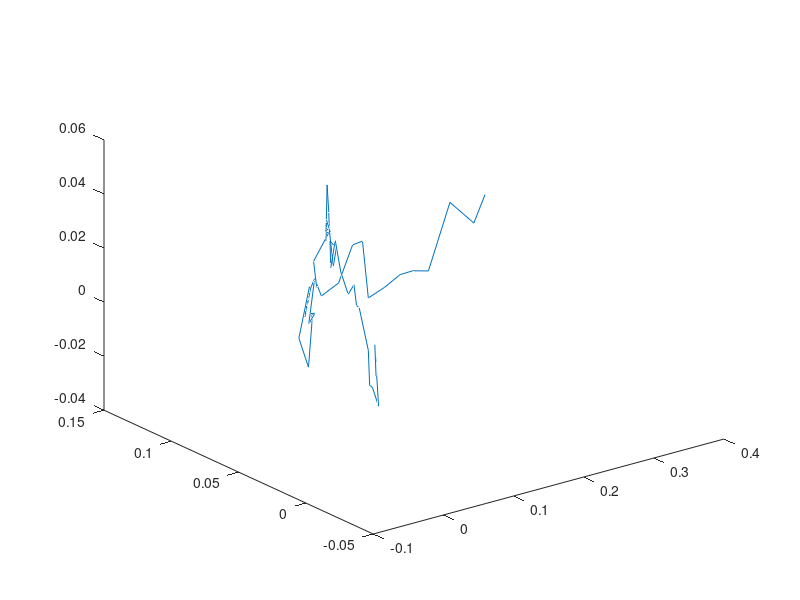

Here is the MATLAB script that generated this plot:
clear all;close all;clc;

data = load('armdata.txt');

sz = size(data);
num = sz(1,1);


for i=1:num
    gx(i) = data(i,1);gy(i) = data(i,2);gz(i) = data(i,3);
    ax(i) = data(i,4);ay(i) = data(i,5);az(i) = data(i,6);
    mx(i) = data(i,7);my(i) = data(i,8);mz(i) = data(i,9);
    roll(i) = data(i,10);pitch(i) = data(i,11);yaw(i) = data(i,12);
    ned_x(i) = data(i,13);ned_y(i) = data(i,14);ned_z(i) = data(i,15);
    ned_u(i) = data(i,16);ned_v(i) = data(i,17);ned_w(i) = data(i,18);
    gps_heading(i) = data(i,19);
    gganum(i) = data(i,22);
    vtgnum(i) = data(i,23);
    headingnum(i) = data(i,24);
end


for i=2:num
    if abs(gx(i)-gx(i-1))>3
        gx(i) = gx(i-1);
    end
    if abs(gy(i)-gy(i-1))>5
        gy(i) = gy(i-1);
    end
    if abs(gz(i)-gz(i-1))>5
        gx(i) = gx(i-1);
    end
    if abs(ax(i)-ax(i-1))>1
        ax(i) = ax(i-1);
    end
    if abs(ay(i)-ay(i-1))>1
        ay(i) = ay(i-1);
    end
    if abs(az(i)-az(i-1))>2
        az(i) = az(i-1);
    end
    if abs(mx(i)-mx(i-1))>50
        mx(i) = mx(i-1);
    end
    if abs(my(i)-my(i-1))>50
        my(i) = my(i-1);
    end
    if abs(mz(i)-mz(i-1))>50
        mz(i) = mz(i-1);
    end
    if abs(roll(i)-roll(i-1))>5
        roll(i) = roll(i-1);
    end
    if abs(pitch(i)-pitch(i-1))>5
        pitch(i) = pitch(i-1);
    end
    if abs(yaw(i)-yaw(i-1))>5
        yaw(i) = yaw(i-1);
    end
end

last_heading = 0;
yaw0 = 0;

for i=1:num
    if(abs(last_heading-gps_heading(i))>0.0001)
        yaw0 = gps_heading(i)-yaw(i);
        yaw1(i) = gps_heading(i);
    else
        yaw1(i) = yaw(i)+yaw0;
    end
    last_heading = gps_heading(i);
end










gx1(1) = gx(1);gy1(1) = gy(1);gz1(1) = gz(1);
ax1(1) = ax(1);ay1(1) = ay(1);az1(1) = gz(1);
mx1(1) = mx(1);my1(1) = my(1);mz1(1) = mz(1);

K1 = 0.1;
K2 = 0.1;
K3 = 0.1;

for i=2:num
    gx1(i) = gx1(i-1)+K1*(gx(i)-gx1(i-1));gy1(i) = gy1(i-1)+K1*(gy(i)-gy1(i-1));gz1(i) = gz1(i-1)+K1*(gz(i)-gz1(i-1));
    ax1(i) = ax1(i-1)+K2*(ax(i)-ax1(i-1));ay1(i) = ay1(i-1)+K2*(ay(i)-ay1(i-1));az1(i) = az1(i-1)+K2*(az(i)-az1(i-1));
    mx1(i) = mx1(i-1)+K3*(mx(i)-mx1(i-1));my1(i) = my1(i-1)+K3*(my(i)-my1(i-1));mz1(i) = mz1(i-1)+K3*(mz(i)-mz1(i-1));
end

for i=1:num
    rol(i) = atan(ay1(i)/sqrt(power(ax1(i),2)+power(az1(i),2)));
    pit(i) = atan(-ax1(i)/sqrt(power(ay1(i),2)+power(az1(i),2)));
    Hx = mx1(i)*cos(pit(i))+my1(i)*sin(pit(i))*sin(rol(i))+mz1(i)*sin(pit(i))*cos(rol(i));
    Hy = my1(i)*cos(rol(i))-mz1(i)*sin(rol(i));
    yw(i) = atan2(Hx,Hy);
    
    rol(i) = rol(i)*57.3;
    pit(i) = pit(i)*57.3;
    yw(i) = yw(i)*57.3;
    if rol(i)>180
        rol(i) = rol(i)-180;
    else if rol(i)<-180
            rol(i) = rol(i)+180;
        end
    end
    if pit(i)>180
        pit(i) = pit(i)-180;
    else if pit(i)<-180
            pit(i) = pit(i)+180;
        end
    end
    if yw(i)>180
        yw(i) = yw(i)-180;
    else if yw(i)<-180
            yw(i) = yw(i)+180;
        end
    end
end


k = 1:num;

% figure;
% plot(k,roll,'b'); 
% hold on;
% plot(k,-rol,'g'); 
% 
% figure;
% plot(k,pitch,'b'); 
% hold on;
% plot(k,-pit,'g'); 
% 
% figure;
% plot(k,yaw1,'b'); 
% hold on;
% plot(k,yw,'g'); 

% figure;
% plot(k,pitch,'b'); 
% hold on;
% plot(k,pit,'g'); 
% 
% figure;
% plot(k,yaw1,'b'); 
% hold on;
% plot(k,yw,'g'); 



plot3(ned_x,ned_y,ned_z);


% for i=1:num
%     g(i) = sqrt(ax(i)*ax(i)+ay(i)*ay(i)+az(i)*az(i));
% end

% figure;
% plot(k,g);
% figure;
% plot(k,ay);
% figure;
% plot(k,az);


